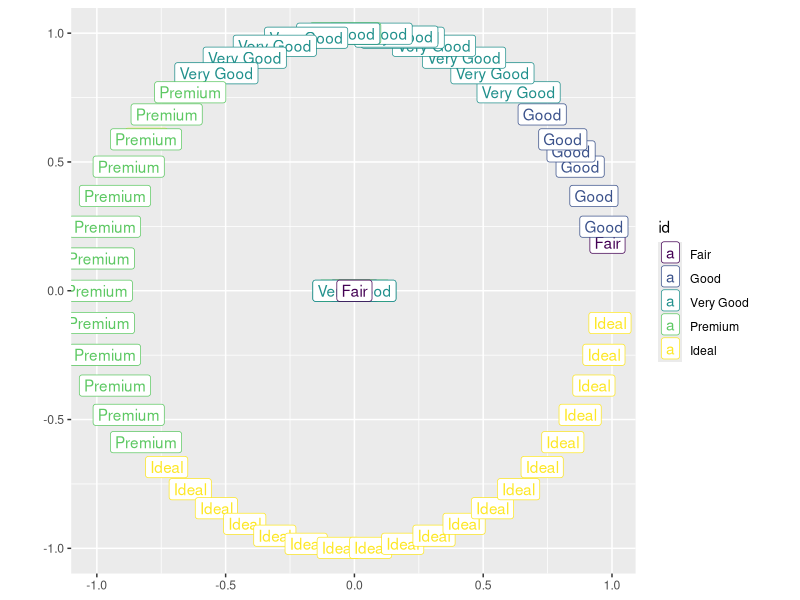
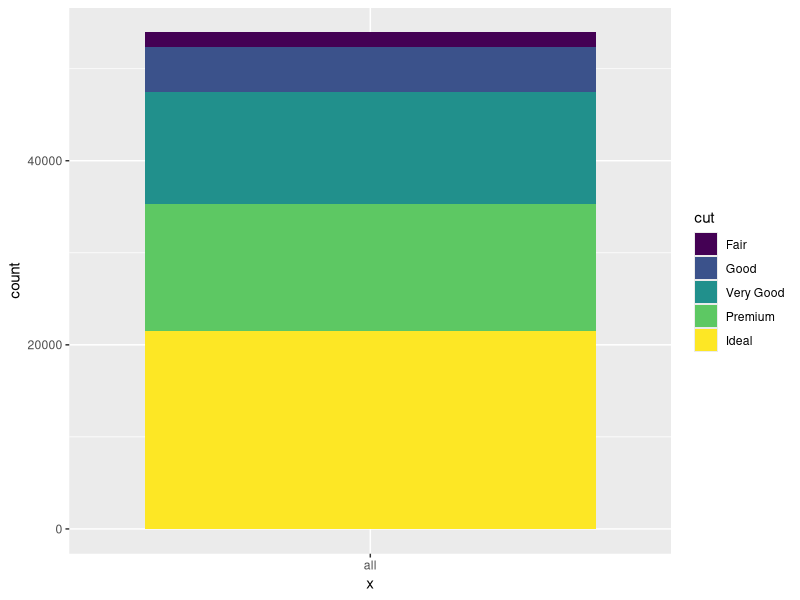

Generate these figures, in order, with R:
## ---- chunk 1
knitr::opts_chunk$set(echo = TRUE)
options(tidyverse.quiet = TRUE)
## ---- chunk 2
library(tidyverse)

compute_panel_wedge <- function(data, scales){
  
  data |>
    group_by(id) |>
    count() |>
    ungroup() |>
    mutate(prop = n/sum(n)) |>
    mutate(cumprop = cumsum(prop)) %>% 
    mutate(x = cos(prop*2*pi)) %>% 
    mutate(y = sin(prop*2*pi)) ->
  props_vertices; props_vertices
  
  data.frame(around = 0:50/50) %>%
    crossing(props_vertices) %>%
    filter(cumprop > around & lag(cumprop) <= around) %>%
    mutate(x = cos(around*2*pi)) %>%
    mutate(y = sin(around*2*pi)) ->
  arcs; arcs

  data |>
    distinct(id) |>
    mutate(x = 0) |>
    mutate(y = 0) ->
  middle; middle

  bind_rows(middle,
            full_join(props_vertices %>% mutate(around = prop), arcs) %>%
              arrange(around)) %>%
  bind_rows(middle) %>% 
    group_by(id) %>% 
    mutate(label = id) %>% 
    ungroup()

  }


diamonds %>% 
  select(id = cut) %>% 
  compute_panel_wedge()

StatWedge <- ggproto("StatWedge",
                     Stat,
                     compute_panel = compute_panel_wedge)


diamonds |>
  ggplot() + 
  aes(id = cut, alpha = .3) + 
  geom_point(stat = StatWedge) + 
  geom_label(stat = StatWedge) + 
  aes(color = after_stat(id)) +
  # layer(geom = "path", stat  = StatWedge, position = "identity") +
  coord_equal()

diamonds |> 
  ggplot() + 
  aes(fill = cut, x = "all") + 
  geom_bar()


## ---- chunk 3
